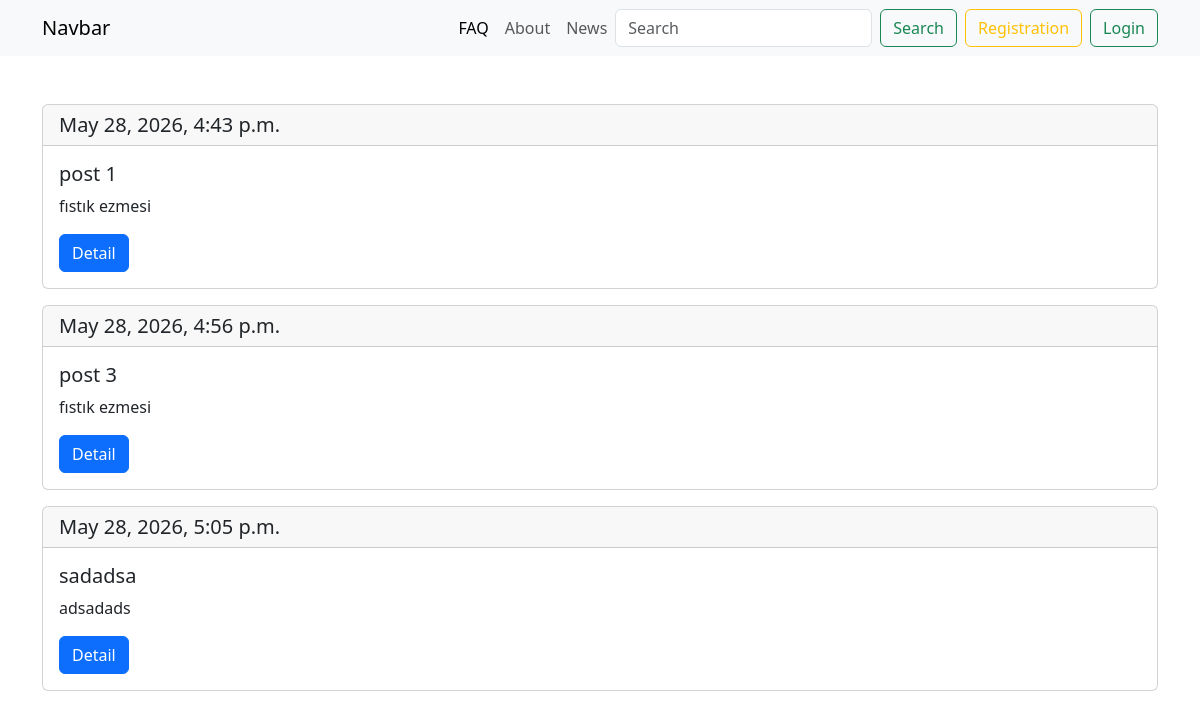
/news/search/, run on an earlier commit of the app's database.
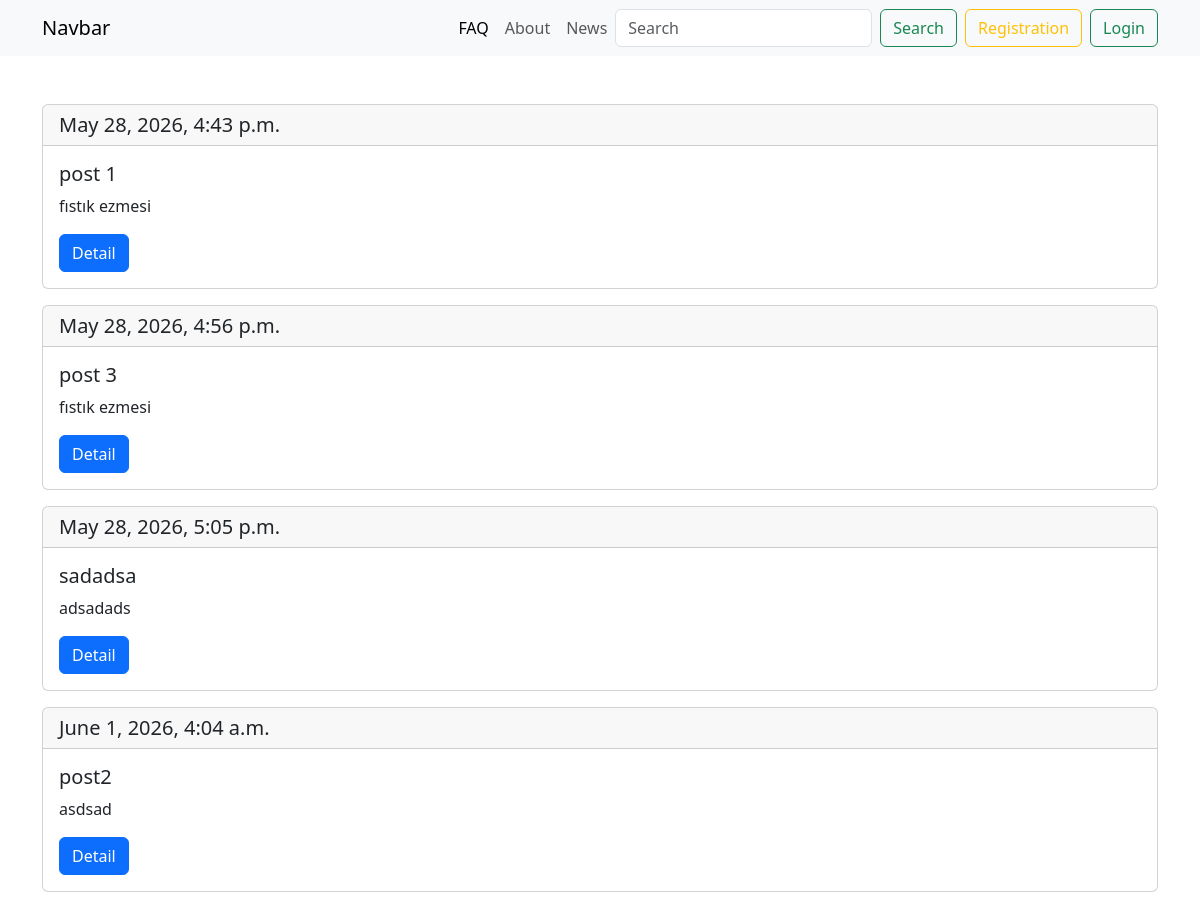
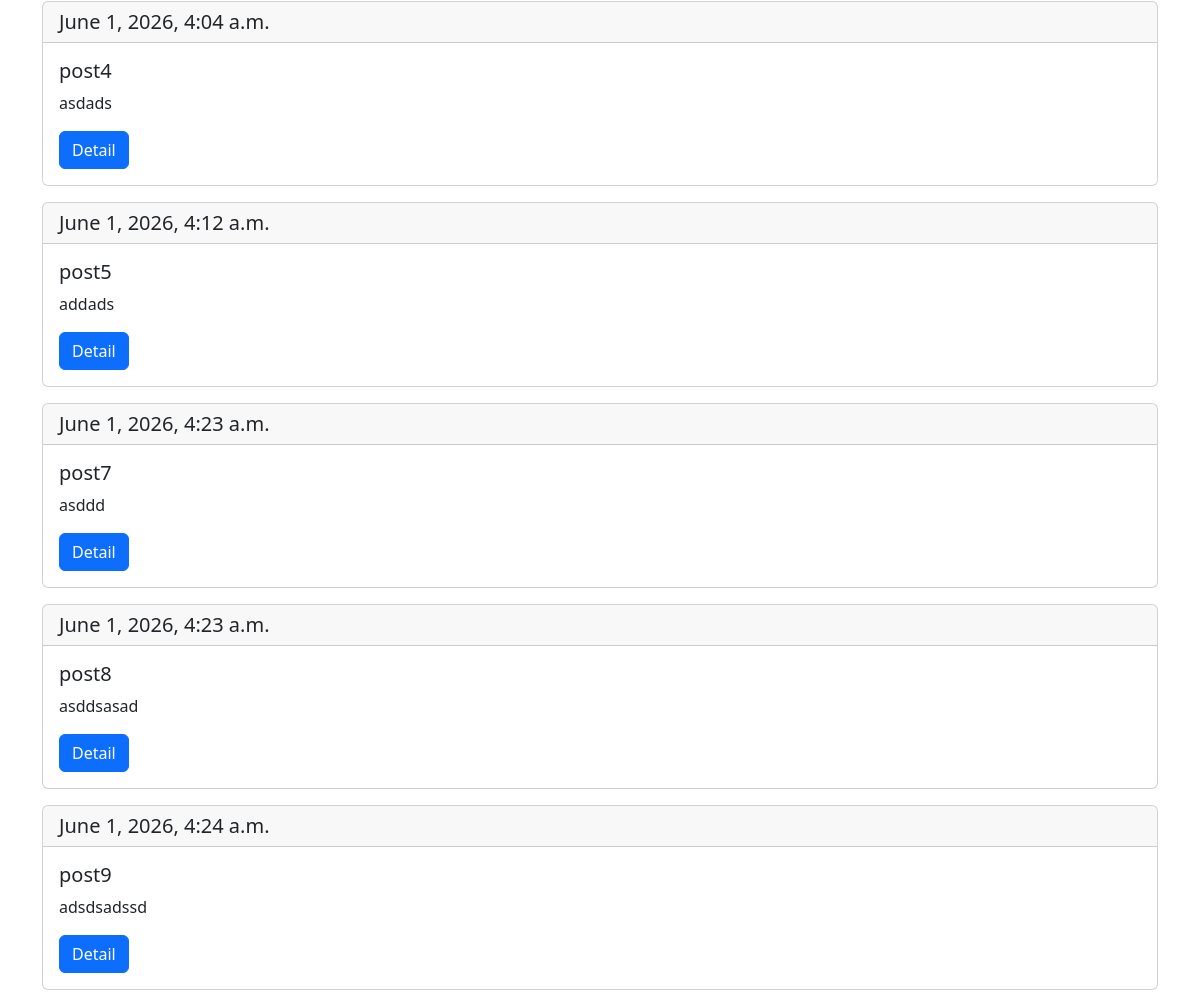
And on a later commit of the database (2 pictures, top to bottom).
### apps/main/models.py (models this page shows, shortened)
class BaseModel(models.Model):
    created_at = models.DateTimeField(
        verbose_name="Data cozdaniya", auto_now_add="True")  # 2026-04-09 15:10
    updated_at = models.DateField(
        verbose_name="Data izmeneniya", auto_now_add="True")
    class Meta:
        abstract = True  # makes it so that this model is not added to the database / abstract model

class Post(BaseModel):
    title = models.CharField(
        max_length=100, verbose_name="nazvaniye", unique=True)
    slug = models.SlugField(max_length=140, verbose_name="Slag", unique=True)
    short_description = models.TextField(verbose_name="Kratkoe opisaniye")
    full_description = models.TextField(
        verbose_name="polnoye opisaniye", null=True, blank=True)
    preview = models.ImageField(
        upload_to="media/previews/%y/%m/%d", verbose_name="prev'iyu")
    views_quantity = models.IntegerField(
        default=0, verbose_name="Kol-vo prosmotrov")
    is_active = models.BooleanField(default=True, verbose_name="Aktivna")
    author = models.ForeignKey(
        "auth.User", on_delete=models.CASCADE, verbose_name="pol'zovatel'")
    category = models.ForeignKey(
        Category, on_delete=models.CASCADE, verbose_name="Kategoriya")
    def get_absolute_url(self):
        return reverse("news-detail", kwargs={"slug": self.slug})
    class Meta:
        verbose_name = "post"
        verbose_name_plural = "Posts"

### apps/main/views.py (the view)
# urls.py: path("news/search/", views.search_page, name="search-page"),
def search_page(request):
    query = request.GET.get("q")
    if not query:
        qs = Post.objects.all()
    else:
        qs = Post.objects.filter(
            Q(title__icontains=query) |
            Q(full_description__icontains=query) |
            Q(short_description__icontains=query)
        )
    context = {
        "posts": qs,
        "query": query
    }
    return render(request, "main/search.html", context)

### apps/main/templates/main/search.html (shortened to what this page needs)
{% extends 'base.html' %}
{% block content %}
<div class="container mt-5">
    {% for post in posts %}
    <div class="card mb-3">
        <h5 class="card-header">{{ post.created_at }}</h5>
        <div class="card-body">
            <h5 class="card-title">{{ post.title }}</h5>
            <p class="card-text">{{ post.short_description }}</p>
            <a href="{{ post.get_absolute_url }}" class="btn btn-primary">Detail</a>
        </div>
    </div>
    {% endfor %}
</div>
{% endblock %}

What changed in the data, as far as the page shows it:
added Post: created_at "June 1, 2026, 4:04 a.m.", title "post2", short_description "asdsad"
added Post: created_at "June 1, 2026, 4:04 a.m.", title "post4", short_description "asdads"
added Post: created_at "June 1, 2026, 4:12 a.m.", title "post5", short_description "addads"
added Post: created_at "June 1, 2026, 4:23 a.m.", title "post7", short_description "asddd"
added Post: created_at "June 1, 2026, 4:23 a.m.", title "post8", short_description "asddsasad"
added Post: created_at "June 1, 2026, 4:24 a.m.", title "post9", short_description "adsdsadssd"
